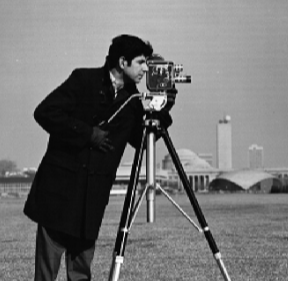
//> input picture Training/foto.png, 288 x 281 px
$ ./canny foto.png   (built with g++ and OpenCV 4)
//> lines starting //> are read from the running program, lines starting //| are printed output that depends on the picture; after the words box and inside, x2 and y2 are one past the last pixel; in counts of white or black regions, pixels touching at a corner belong together
//> further down, src is the input picture: 281 rows x 288 cols, CV_8UC1; min 0, max 255, mean 116.1
#include <iostream>
#include <opencv2/opencv.hpp>

using namespace cv;

void canny(const Mat& src, Mat& dst, int lt = 80, int ht = 100 ){
//> called with lt = 80, ht = 100

    Mat blur;
    GaussianBlur(src, blur, Size(3,3), 0, 0);

    Mat dX, dY, magn;
    Sobel(blur, dX, src.type(), 1, 0);
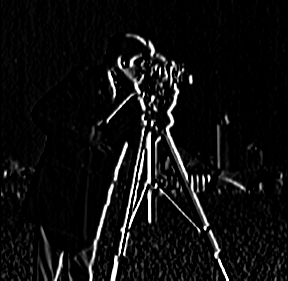
//> dX: 281 rows x 288 cols, CV_8UC1; min 0, max 255, mean 15.1
    Sobel(blur, dY, src.type(), 0, 1);
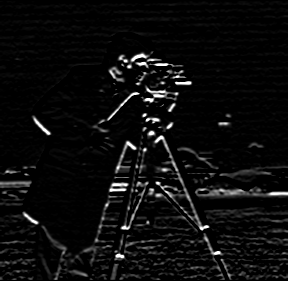
//> dY: 281 rows x 288 cols, CV_8UC1; min 0, max 255, mean 12.3

    magn = abs(dX) + abs(dY);
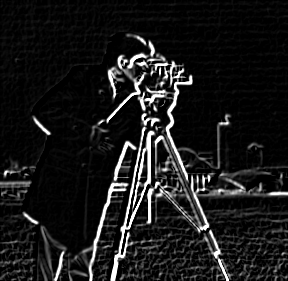
//> magn: 281 rows x 288 cols, CV_8UC1; min 0, max 255, mean 25.8
    normalize(magn, magn, 0, 255, NORM_MINMAX);

    Mat orientation;
    dX.convertTo(dX, CV_32FC1);
//> dX: 281 rows x 288 cols, CV_32FC1
    dY.convertTo(dY, CV_32FC1);
//> dY: 281 rows x 288 cols, CV_32FC1

    phase(dX, dY, orientation, true);
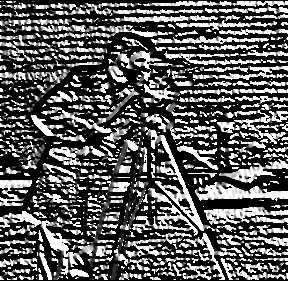
//> orientation: 281 rows x 288 cols, CV_32FC1; min 0, max 90, mean 32.3; drawn with min black and max white

    Mat maxSupp;
    magn.copyTo(maxSupp);
    copyMakeBorder(maxSupp, maxSupp, 1, 1, 1, 1, BORDER_CONSTANT);
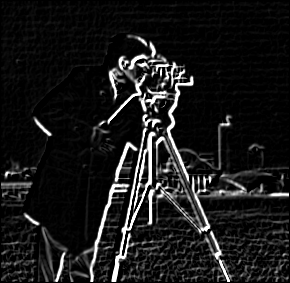
//> maxSupp: 283 rows x 290 cols, CV_8UC1; min 0, max 255, mean 25.4

    for(int i = 1; i < maxSupp.rows-1; i++){
        for(int j = 1; j < maxSupp.cols-1; j++){

            float ang = orientation.at<float>(i-1, j-1) > 180 ? orientation.at<float>(i-1, j-1) - 180 : orientation.at<float>(i-1, j-1);

            if(0 <= ang && ang <= 22.5 || 157.5 < ang && ang <= 180){
                if(maxSupp.at<uchar>(i,j) < maxSupp.at<uchar>(i, j-1) || maxSupp.at<uchar>(i,j) < maxSupp.at<uchar>(i, j+1))
                    maxSupp.at<uchar>(i,j) = 0;
            }
            else if(22.5 < ang && ang <= 67.5){
                if(maxSupp.at<uchar>(i,j) < maxSupp.at<uchar>(i+1, j+1) || maxSupp.at<uchar>(i,j) < maxSupp.at<uchar>(i-1, j-1))
                    maxSupp.at<uchar>(i,j) = 0;
            }
            else if(67.5 < ang && ang <= 112.5){
                if(maxSupp.at<uchar>(i,j) < maxSupp.at<uchar>(i+1, j) || maxSupp.at<uchar>(i,j) < maxSupp.at<uchar>(i-1, j))
                    maxSupp.at<uchar>(i,j) = 0;
            }
            else if(112.5 < ang && ang <= 157.5){
                if(maxSupp.at<uchar>(i,j) < maxSupp.at<uchar>(i-1, j+1) || maxSupp.at<uchar>(i,j) < maxSupp.at<uchar>(i+1, j-1))
                    maxSupp.at<uchar>(i,j) = 0;
            }

        }
    }
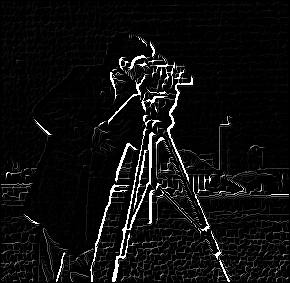
//> maxSupp: 283 rows x 290 cols, CV_8UC1; min 0, max 255, mean 14.5

    for(int i = 1; i < maxSupp.rows-1; i++){
        for(int j = 1; j < maxSupp.cols-1; j++){
            if(maxSupp.at<uchar>(i,j) > ht)
                maxSupp.at<uchar>(i,j) = 255;
            else if(maxSupp.at<uchar>(i,j) < lt)
                maxSupp.at<uchar>(i,j) = 0;
            else if(maxSupp.at<uchar>(i,j) <= ht && maxSupp.at<uchar>(i,j) >= lt){
                bool strong_e = false;
                for(int k = -1; k <= 1 && !strong_e; k++){
                    for(int l = -1; l <= 1 && !strong_e; l++){
                        if(maxSupp.at<uchar>(i+k,j+l) > ht)
                            strong_e = true;
                    }
                }

                if(strong_e)
                    maxSupp.at<uchar>(i,j) = 255;
                else
                    maxSupp.at<uchar>(i,j) = 0;
            }
        }
    }
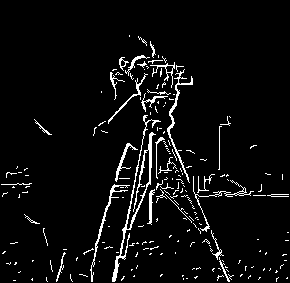
//> maxSupp: 283 rows x 290 cols, CV_8UC1; 5% white in thin lines or dots, all inside (x1, y1, x2, y2) = (1, 35, 289, 282)


    maxSupp.copyTo(dst);
}


int main(int argc, char** argv){

    Mat dst;
    Mat src = imread(argv[1], IMREAD_GRAYSCALE);

    if( src.empty() )
        return -1;

    imshow("Original", src);

    canny(src, dst);
    imshow("Canny", dst);
    waitKey(0);


    return 0;
}
